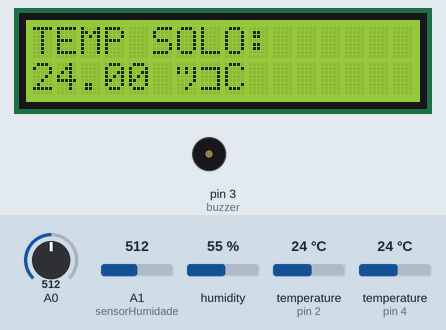
Simulated run of this sketch. Board: Arduino Uno, built with avr-gcc and run on an emulated ATmega328P. Shown: 16×2 character LCD, buzzer (waves = sounding, pin HIGH). The inputs (shaded band) are chosen by the test bench; at power-on: A0 = 512, A1 (sensorHumidade) = 512, humidity 55 %, temperature (sensors on pin 2, pin 4) 24 °C. What the sketch prints to the serial monitor is not drawn.

Above: at 2.9 s.
3.0 s: A0 set to 540
4.5 s: A0 set to 572
At 5.0 s:
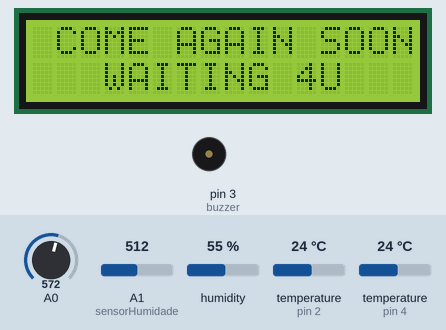
10.0 s: A0 set to 370
At 11.4 s:
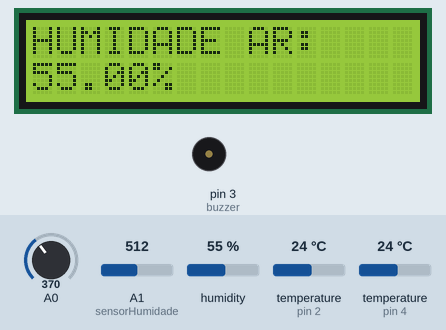
11.7 s: A0 set to 209
13.2 s: A0 set to 176
At 14.5 s:
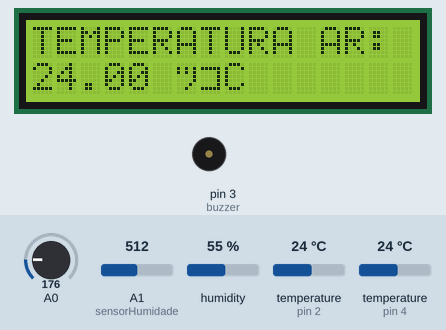
14.8 s: A0 set to 40
At 15.3 s:
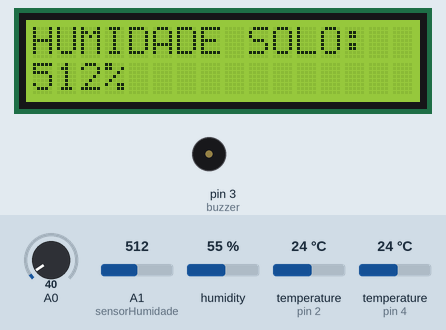
Timing chart, 0 to 17.4 s (numbered marks = the images above; inputs shaded):
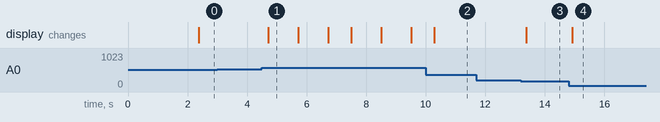

The sketch:

Projeto_Final.ino
```cpp
#include <OneWire.h>
#include <DallasTemperature.h>
#include "DHT.h"
#include <LiquidCrystal.h>

#define sensorHumidade A1 //Humi
#define ONE_WIRE_BUS 2 //Temp
#define DHTPIN 4 //Ar
#define DHTTYPE DHT22 //Ar


//Variaveis LCD

LiquidCrystal lcd(8, 9, 4, 5, 6, 7);

int lcd_key     = 0;
int adc_key_in  = 0;

#define btnRIGHT  0
#define btnUP     1
#define btnDOWN   2
#define btnLEFT   3
#define btnSELECT 4
#define btnNONE   5

//Variaveis projeto

int read_LCD_buttons(){               // read the buttons
    adc_key_in = analogRead(0);       // read the value from the sensor

    // botoes quando lidos rondam estes valores respetivamente : 0, 144, 329, 504, 741
    // + 50 aprox para ver se os valroes se aproximavam das leituras
    // We make this the 1st option for speed reasons since it will be the most likely result

    if (adc_key_in > 1000) return btnNONE;
/*
    // For V1.1 us this threshold. nao usamos devido aos valores detetados não estarem aprox a estes..
    if (adc_key_in < 50)   return btnRIGHT;
    if (adc_key_in < 250)  return btnUP;
    if (adc_key_in < 450)  return btnDOWN;
    if (adc_key_in < 650)  return btnLEFT;
    if (adc_key_in < 850)  return btnSELECT;  */

   // For V1.0 comment the other threshold and use the one below: usamos este devido aos valores serem mais precisos

     if (adc_key_in < 50)   return btnRIGHT;
     if (adc_key_in < 195)  return btnUP;
     if (adc_key_in < 380)  return btnDOWN;
     if (adc_key_in < 555)  return btnLEFT;
     if (adc_key_in < 790)  return btnSELECT;

      return btnNONE;                // quando todos os botoes falharem retorna...
}


#define NOTE_B0  31
#define NOTE_C1  33
#define NOTE_CS1 35
#define NOTE_D1  37
#define NOTE_DS1 39
#define NOTE_E1  41
#define NOTE_F1  44
#define NOTE_FS1 46
#define NOTE_G1  49
#define NOTE_GS1 52
#define NOTE_A1  55
#define NOTE_AS1 58
#define NOTE_B1  62
#define NOTE_C2  65
#define NOTE_CS2 69
#define NOTE_D2  73
#define NOTE_DS2 78
#define NOTE_E2  82
#define NOTE_F2  87
#define NOTE_FS2 93
#define NOTE_G2  98
#define NOTE_GS2 104
#define NOTE_A2  110
#define NOTE_AS2 117
#define NOTE_B2  123
#define NOTE_C3  131
#define NOTE_CS3 139
#define NOTE_D3  147
#define NOTE_DS3 156
#define NOTE_E3  165
#define NOTE_F3  175
#define NOTE_FS3 185
#define NOTE_G3  196
#define NOTE_GS3 208
#define NOTE_A3  220
#define NOTE_AS3 233
#define NOTE_B3  247
#define NOTE_C4  262
#define NOTE_CS4 277
#define NOTE_D4  294
#define NOTE_DS4 311
#define NOTE_E4  330
#define NOTE_F4  349
#define NOTE_FS4 370
#define NOTE_G4  392
#define NOTE_GS4 415
#define NOTE_A4  440
#define NOTE_AS4 466
#define NOTE_B4  494
#define NOTE_C5  523
#define NOTE_CS5 554
#define NOTE_D5  587
#define NOTE_DS5 622
#define NOTE_E5  659
#define NOTE_F5  698
#define NOTE_FS5 740
#define NOTE_G5  784
#define NOTE_GS5 831
#define NOTE_A5  880
#define NOTE_AS5 932
#define NOTE_B5  988
#define NOTE_C6  1047
#define NOTE_CS6 1109
#define NOTE_D6  1175
#define NOTE_DS6 1245
#define NOTE_E6  1319
#define NOTE_F6  1397
#define NOTE_FS6 1480
#define NOTE_G6  1568
#define NOTE_GS6 1661
#define NOTE_A6  1760
#define NOTE_AS6 1865
#define NOTE_B6  1976
#define NOTE_C7  2093
#define NOTE_CS7 2217
#define NOTE_D7  2349
#define NOTE_DS7 2489
#define NOTE_E7  2637
#define NOTE_F7  2794
#define NOTE_FS7 2960
#define NOTE_G7  3136
#define NOTE_GS7 3322
#define NOTE_A7  3520
#define NOTE_AS7 3729
#define NOTE_B7  3951
#define NOTE_C8  4186
#define NOTE_CS8 4435
#define NOTE_D8  4699
#define NOTE_DS8 4978

#define melodyPin 3
//Mario main theme melody
int melody[] = {
  NOTE_E7, NOTE_E7, 0, NOTE_E7,
  0, NOTE_C7, NOTE_E7, 0,
  NOTE_G7, 0, 0,  0,
  NOTE_G6, 0, 0, 0,

  NOTE_C7, 0, 0, NOTE_G6,
  0, 0, NOTE_E6, 0,
  0, NOTE_A6, 0, NOTE_B6,
  0, NOTE_AS6, NOTE_A6, 0,

  NOTE_G6, NOTE_E7, NOTE_G7,
  NOTE_A7, 0, NOTE_F7, NOTE_G7,
  0, NOTE_E7, 0, NOTE_C7,
  NOTE_D7, NOTE_B6, 0, 0,

  NOTE_C7, 0, 0, NOTE_G6,
  0, 0, NOTE_E6, 0,
  0, NOTE_A6, 0, NOTE_B6,
  0, NOTE_AS6, NOTE_A6, 0,

  NOTE_G6, NOTE_E7, NOTE_G7,
  NOTE_A7, 0, NOTE_F7, NOTE_G7,
  0, NOTE_E7, 0, NOTE_C7,
  NOTE_D7, NOTE_B6, 0, 0
};
//Mario main them tempo
int tempo[] = {
  12, 12, 12, 12,
  12, 12, 12, 12,
  12, 12, 12, 12,
  12, 12, 12, 12,

  12, 12, 12, 12,
  12, 12, 12, 12,
  12, 12, 12, 12,
  12, 12, 12, 12,

  9, 9, 9,
  12, 12, 12, 12,
  12, 12, 12, 12,
  12, 12, 12, 12,

  12, 12, 12, 12,
  12, 12, 12, 12,
  12, 12, 12, 12,
  12, 12, 12, 12,

  9, 9, 9,
  12, 12, 12, 12,
  12, 12, 12, 12,
  12, 12, 12, 12,
};

OneWire oneWire(ONE_WIRE_BUS);
DallasTemperature sensors(&oneWire);

DHT dht(DHTPIN, DHTTYPE);

//motor ventoinha
int IN1 = 7;
int IN2 = 8 ;
int velocidadeA = 9; //PWM

/*
//motor água (se arranjarmos isso)
int IN3 = 13;
int IN4 = 12;
int velocidadeB = 11; //PWM
*/
int velocidade = 0;

int leitura;
float h;
float t;

void setup()
{
  pinMode(3, OUTPUT); //buzzer

  pinMode(IN1,OUTPUT);
  pinMode(IN2,OUTPUT);
  //pinMode(IN3,OUTPUT);
  //pinMode(IN4,OUTPUT);
  pinMode(velocidadeA,OUTPUT);
  //pinMode(velocidadeB,OUTPUT);

  Serial.begin(9600);
  dht.begin();
  sensors.begin();
  lcd.begin(16, 2);
  lcd.setCursor(0,0);
  lcd.clear();
  lcd.setCursor(1,0);
  lcd.println("INDOOR KITCHEN");
  lcd.setCursor(5,1);
  lcd.println("GARDEN");
  Serial.println("Indoor Kitchen Garden");
  delay(500);
  Serial.println("Início");
  delay(1000);
}

void getHumidity()
{
  leitura = analogRead(sensorHumidade);
  // Leitura dos dados analógicos vindos do sensor de humidade de solo
}

void getTemperature()
{
  sensors.requestTemperatures();
  // Send the command to get temperature readings
}

void getAirHnT()
{
  // A leitura da temperatura e humidade pode levar 250ms
  // O atraso do sensor pode chegar a 2 segundos.
  h = dht.readHumidity();
  t = dht.readTemperature();
}

void loop()
{
  getAirHnT();
  getTemperature();
  getHumidity();
  // testa se retorno é valido, caso contrário algo está errado.
  if (isnan(t) || isnan(h))
  {
    Serial.println("Failed to read from DHT");
  }
  else
  {
    Serial.print(h); //humi air
    Serial.print(";");
    Serial.print(t); //temp air
    Serial.print(";");
    Serial.print(sensors.getTempCByIndex(0)); //temp solo
    // Porquê "byIndex"?
    // Pode haver mais do que um DS18B20
    // 0 representa o primeiro sensor
    Serial.print(";");
    Serial.print(leitura); //humi solo
    Serial.print(";");
  }
    lcd_key = read_LCD_buttons();   // ´lê os botões

   switch (lcd_key){               // tem uma ação dependendo do botão

       case btnUP:{    //  TEMPERATURA AR
            lcd.clear();
            lcd.setCursor(0,0);
            lcd.print("TEMPERATURA AR:");
            lcd.setCursor(0,1);
            lcd.print(t);
            lcd.print(" ºC");
            break;
       }

       case btnRIGHT:{     //HUMIDADE SOLO
             lcd.clear();
             lcd.setCursor(0,0);
             lcd.print("HUMIDADE SOLO:");
             lcd.setCursor(0,1);
             lcd.print(leitura);
             lcd.print("%");
             break;
       }

       case btnLEFT:{       //TEMP SOLO
            lcd.clear();
            lcd.setCursor(0,0);
            lcd.print("TEMP SOLO:");
            lcd.setCursor(0,1);
            lcd.print(sensors.getTempCByIndex(0));
            lcd.print(" ºC");
            break;
       }

       case btnDOWN:{  //Humidade Ar
             lcd.clear();
             lcd.setCursor(0,0);
             lcd.print("HUMIDADE AR:");
             lcd.setCursor(0,1);
             lcd.print(h);
             lcd.print("%");
             break;

       }

     case btnSELECT:{
        lcd.clear();
        lcd.setCursor(0,0);
        lcd.println(" COME AGAIN SOON");
        lcd.setCursor(0,1);
        lcd.println("   WAITING 4U   ");
        delay(1000);
        lcd.clear();
        lcd.setCursor(4,0);
        lcd.print("BYEEE CLASS");
        delay(1000);
        lcd.clear();
       }
   }


}
```

Measured:
- the behaviour switches between 554 and 555 on A0 (found by bisection; images 0 and 1)
- the behaviour switches between 195 and 194 on A0 (found by bisection; images 2 and 3)
- after the input at 3.0 s, every drawn part: stays the same
- after the input at 4.5 s, the display: changes after 0.22 s (image 1)
- after the input at 10.0 s, the display: changes after 0.28 s (image 2)
- after the input at 11.7 s, every drawn part: stays the same
- after the input at 13.2 s, the display: changes after 0.17 s (image 3)
- after the input at 14.8 s, the display: changes after 0.12 s (image 4)
- what the display in image 1 shows lasts 1.0 s, from 4.7 s to 5.7 s
